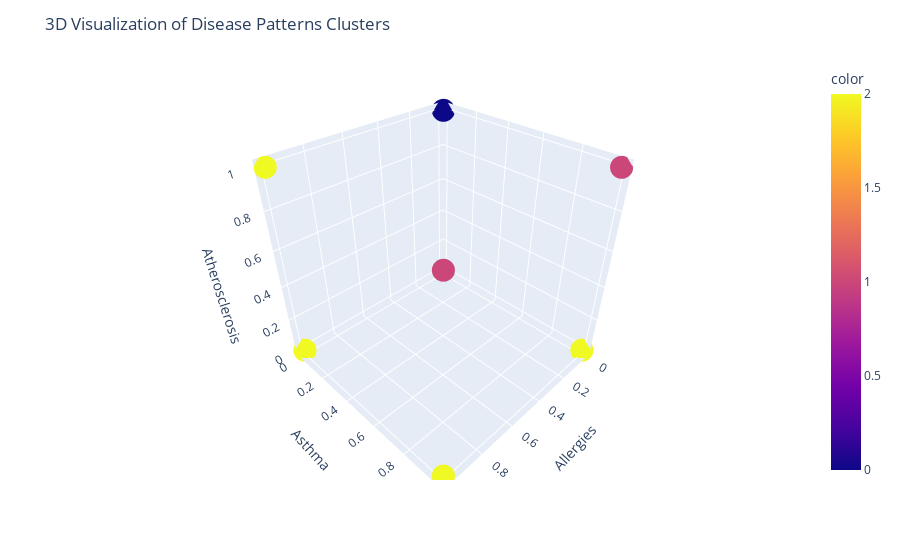

The cell this chart's notebook holds for it:
### Code cell
import plotly.express as px

# Use column names or indices for x, y, z
fig = px.scatter_3d(
    df_onehot, 
    x=df_onehot.columns[0],  # First column (replace with specific column name if needed)
    y=df_onehot.columns[1],  # Second column
    z=df_onehot.columns[2],  # Third column
    color=df['Cluster'],  # Assuming 'Cluster' column exists
    hover_data=['Diabetes', 'High Blood Pressure', 'Obesity']  # Use actual existing columns
)

fig.update_layout(title="3D Visualization of Disease Patterns Clusters")
fig.show()

### Figure 1 — Plotly figure (JSON) as saved in the notebook; plotly's stock layout.template omitted (floating-point values rounded to 4 significant figures; data arrays with more than 128 entries replaced by an {"elided": "..."} marker saying what was removed)
{"data": [{"customdata": {"elided": "1000x3 int values"}, "hovertemplate": "Allergies=%{x}<br>Asthma=%{y}<br>Atherosclerosis=%{z}<br>Diabetes=%{customdata[0]}<br>High Blood Pressure=%{customdata[1]}<br>Obesity=%{customdata[2]}<br>color=%{marker.color}<extra></extra>", "legendgroup": "", "marker": {"color": {"elided": "1000 int values"}, "coloraxis": "coloraxis", "symbol": "circle"}, "mode": "markers", "name": "", "scene": "scene", "showlegend": false, "type": "scatter3d", "x": {"elided": "1000 int values"}, "y": {"elided": "1000 int values"}, "z": {"elided": "1000 int values"}}], "layout": {"coloraxis": {"colorbar": {"title": {"text": "color"}}, "colorscale": [[0, "#0d0887"], [0.1111, "#46039f"], [0.2222, "#7201a8"], [0.3333, "#9c179e"], [0.4444, "#bd3786"], [0.5556, "#d8576b"], [0.6667, "#ed7953"], [0.7778, "#fb9f3a"], [0.8889, "#fdca26"], [1, "#f0f921"]]}, "legend": {"tracegroupgap": 0}, "margin": {"t": 60}, "scene": {"domain": {"x": [0, 1], "y": [0, 1]}, "xaxis": {"title": {"text": "Allergies"}}, "yaxis": {"title": {"text": "Asthma"}}, "zaxis": {"title": {"text": "Atherosclerosis"}}}, "title": {"text": "3D Visualization of Disease Patterns Clusters"}}}
